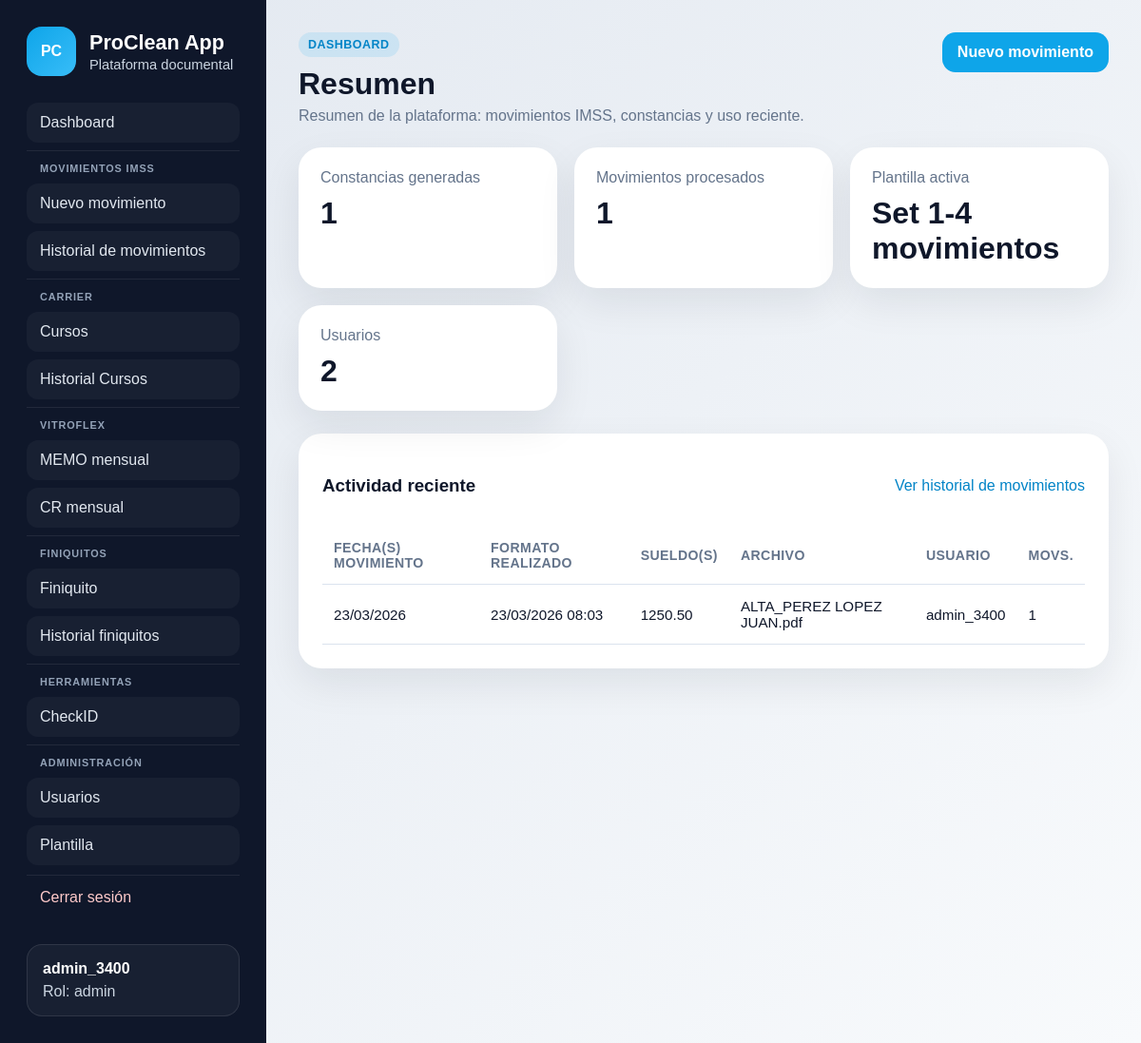
The app's page /dashboard (signed in) with its own data.
### tables this page shows
CREATE TABLE users (
                id INTEGER PRIMARY KEY AUTOINCREMENT,
                username TEXT NOT NULL UNIQUE,
                password_hash TEXT NOT NULL,
                role TEXT NOT NULL CHECK(role IN ('admin','usuario')),
                created_at TEXT NOT NULL
            );

CREATE TABLE format_history (
                id INTEGER PRIMARY KEY AUTOINCREMENT,
                user_id INTEGER NOT NULL,
                filename TEXT NOT NULL,
                pdf_path TEXT NOT NULL,
                folio TEXT NOT NULL,
                lote TEXT NOT NULL,
                movement_count INTEGER NOT NULL,
                payload_json TEXT NOT NULL,
                created_at TEXT NOT NULL,
                FOREIGN KEY(user_id) REFERENCES users(id)
            );

### app.py (the view)
    @app.route("/dashboard")
    @login_required
    @role_required("admin")
    def dashboard():
        stats = get_dashboard_stats()
        recent_history = [_history_row_to_template_dict(r) for r in list_history(limit=5)]
        return render_template("dashboard.html", stats=stats, recent_history=recent_history)

### app.py (called while the page is built)
def current_user():
    return getattr(g, "user", None)

def login_required(view):
    @wraps(view)
    def wrapped_view(**kwargs):
        if g.user is None:
            return redirect(url_for("login"))
        return view(**kwargs)
    return wrapped_view

def role_required(role: str):
    def decorator(view):
        @wraps(view)
        def wrapped_view(**kwargs):
            if g.user is None:
                return redirect(url_for("login"))
            if g.user["role"] != role:
                abort(403)
            return view(**kwargs)
        return wrapped_view
    return decorator

def get_user_by_id(user_id: int | None):
    if not user_id:
        return None
    conn = sqlite3.connect(DB_PATH)
    conn.row_factory = sqlite3.Row
    try:
        return conn.execute("SELECT * FROM users WHERE id = ?", (user_id,)).fetchone()
    finally:
        conn.close()

def _formato_realizado_display(created_at: str | None) -> str:
    if not created_at or not str(created_at).strip():
        return "—"
    s = str(created_at).strip()
    try:
        dt = datetime.strptime(s[:19], "%Y-%m-%d %H:%M:%S")
    except ValueError:
        try:
            dt = datetime.strptime(s[:16], "%Y-%m-%d %H:%M")
        except ValueError:
            return s
    return dt.strftime("%d/%m/%Y %H:%M")

def _history_row_to_template_dict(row: sqlite3.Row) -> dict:
    d = {k: row[k] for k in row.keys()}
    d["search_blob"] = _history_search_blob_from_row(row)
    d.update(_history_movement_display_fields(d.get("payload_json")))
    d["formato_realizado_display"] = _formato_realizado_display(d.get("created_at"))
    return d

def list_history(limit: int | None = None):
    conn = sqlite3.connect(DB_PATH)
    conn.row_factory = sqlite3.Row
    try:
        query = """
            SELECT h.*, u.username
            FROM format_history h
            JOIN users u ON u.id = h.user_id
            ORDER BY h.created_at DESC
        """
        if limit:
            query += f" LIMIT {int(limit)}"
        return conn.execute(query).fetchall()
    finally:
        conn.close()

### modules/carrier/blueprint.py (called while the page is built)
@carrier_curso_bp.app_context_processor
def _inject_forms_url():
    return {"carrier_forms_curso_url": FORMS_CURSO_URL}

### templates/dashboard.html
{% extends 'base.html' %}
{% block content %}
<section class="page-head">
  <div>
    <span class="eyebrow">Dashboard</span>
    <h2>Resumen</h2>
    <p>Resumen de la plataforma: movimientos IMSS, constancias y uso reciente.</p>
  </div>
  <a href="{{ url_for('nuevo_formato') }}" class="btn btn-primary">Nuevo movimiento</a>
</section>
<section class="stats-grid">
  <article class="stat-card">
    <span>Constancias generadas</span>
    <strong>{{ stats.formatos }}</strong>
  </article>
  <article class="stat-card">
    <span>Movimientos procesados</span>
    <strong>{{ stats.movimientos }}</strong>
  </article>
  <article class="stat-card">
    <span>Plantilla activa</span>
    <strong>{{ stats.plantilla }}</strong>
  </article>
  {% if stats.usuarios is not none %}
  <article class="stat-card">
    <span>Usuarios</span>
    <strong>{{ stats.usuarios }}</strong>
  </article>
  {% endif %}
</section>
<section class="panel">
  <div class="panel-head">
    <h3>Actividad reciente</h3>
    <a href="{{ url_for('historial') }}">Ver historial de movimientos</a>
  </div>
  {% if recent_history %}
  <div class="table-wrap">
    <table>
      <thead>
        <tr>
          <th>Fecha(s) movimiento</th>
          <th>Formato realizado</th>
          <th>Sueldo(s)</th>
          <th>Archivo</th>
          <th>Usuario</th>
          <th>Movs.</th>
        </tr>
      </thead>
      <tbody>
        {% for item in recent_history %}
        <tr>
          <td class="history-cell-wrap">{{ item.movement_dates_line }}</td>
          <td class="history-cell-wrap">{{ item.formato_realizado_display }}</td>
          <td class="history-cell-wrap">{{ item.salarios_line }}</td>
          <td>{{ item.filename }}</td>
          <td>{{ item.username }}</td>
          <td>{{ item.movement_count }}</td>
        </tr>
        {% endfor %}
      </tbody>
    </table>
  </div>
  {% else %}
  <p class="empty-state">Aún no hay constancias generadas.</p>
  {% endif %}
</section>
{% endblock %}

### templates/base.html (shortened to what this page needs)
<!doctype html>
<html lang="es">
<head>
  <link rel="stylesheet" href="{{ url_for('static', filename='style.css') }}">
</head>
<body>
  <div class="app-shell">
    {% if current_user %}
    <aside class="sidebar">
      <div class="brand">
        <div class="brand-mark">PC</div>
        <div>
          <h1>{{ app_name }}</h1>
          <p>Plataforma documental</p>
        </div>
      </div>
      <nav class="nav" aria-label="Principal">
        {% if current_user.role == 'admin' %}
        <a href="{{ url_for('dashboard') }}" class="nav-link">Dashboard</a>
        {% endif %}
        <div class="nav-group">
          <span class="nav-group-label">Movimientos IMSS</span>
          <a href="{{ url_for('nuevo_formato') }}" class="nav-link">Nuevo movimiento</a>
          <a href="{{ url_for('historial') }}" class="nav-link">Historial de movimientos</a>
        </div>
        <div class="nav-group">
          <span class="nav-group-label">Carrier</span>
          <a href="{{ url_for('carrier_curso.index') }}" class="nav-link">Cursos</a>
          <a href="{{ url_for('carrier_curso.historial_exportaciones') }}" class="nav-link">Historial Cursos</a>
        </div>
        <div class="nav-group">
          <span class="nav-group-label">Vitroflex</span>
          <a href="{{ url_for('vitroflex.memo_mensual') }}" class="nav-link">MEMO mensual</a>
          <a href="{{ url_for('vitroflex.cr_mensual') }}" class="nav-link">CR mensual</a>
        </div>
        <div class="nav-group">
          <span class="nav-group-label">Finiquitos</span>
          <a href="{{ url_for('finiquitos.pagina_finiquito') }}" class="nav-link">Finiquito</a>
          <a href="{{ url_for('finiquitos.pagina_historial') }}" class="nav-link">Historial finiquitos</a>
        </div>
        <div class="nav-group">
          <span class="nav-group-label">Herramientas</span>
          <a href="{{ url_for('checkid_consulta') }}" class="nav-link">CheckID</a>
        </div>
        {% if current_user.role == 'admin' %}
        <div class="nav-group">
          <span class="nav-group-label">Administración</span>
          <a href="{{ url_for('admin_usuarios') }}" class="nav-link">Usuarios</a>
          <a href="{{ url_for('admin_plantilla') }}" class="nav-link">Plantilla</a>
        </div>
        {% endif %}
        <a href="{{ url_for('logout') }}" class="nav-link danger nav-link-logout">Cerrar sesión</a>
      </nav>
      <div class="user-box">
        <strong>{{ current_user.username }}</strong>
        <span>Rol: {{ current_user.role }}</span>
      </div>
    </aside>
    {% endif %}
    <main class="main {% if not current_user %}main-auth{% endif %}">
      {% block content %}{% endblock %}
    </main>
  </div>
</body>
</html>

### static/style.css (style rules this page uses)
:root { --bg: #0f172a; --panel: #ffffff; --panel-soft: #f8fafc; --line: #dbe3ee; --text: #0f172a; --muted: #64748b; --primary: #0ea5e9; --primary-dark: #0284c7; --success: #dcfce7; --success-text: #166534; --error: #fee2e2; --error-text: #991b1b; --warning: #fff7ed; --shadow: 0 16px 40px rgba(15, 23, 42, 0.08); }
* { box-sizing: border-box; }
body { margin: 0; font-family: Arial, Helvetica, sans-serif; background: linear-gradient(135deg, #e2e8f0, #f8fafc); color: var(--text); }
a { color: var(--primary-dark); text-decoration: none; }
.app-shell { display: flex; min-height: 100vh; }
.sidebar { width: 280px; background: var(--bg); color: white; padding: 28px; display: flex; flex-direction: column; gap: 28px; }
.brand { display: flex; align-items: center; gap: 14px; }
.brand h1 { margin: 0; font-size: 1.35rem; }
.brand p { margin: 2px 0 0; color: #cbd5e1; font-size: .92rem; }
.brand-mark { width: 52px; height: 52px; border-radius: 16px; background: linear-gradient(135deg, var(--primary), #38bdf8); display: grid; place-items: center; font-weight: 700; }
.nav { display: grid; gap: 0; }
.nav-group { display: grid; gap: 8px; padding-top: 12px; margin-top: 8px; border-top: 1px solid rgba(255, 255, 255, 0.08); }
.nav-group-label { display: block; font-size: 0.68rem; font-weight: 700; text-transform: uppercase; letter-spacing: 0.08em; color: #94a3b8; padding: 0 14px 2px; }
.nav-link { color: #e2e8f0; padding: 12px 14px; border-radius: 12px; background: rgba(255,255,255,.04); }
.nav-link.danger { color: #fecaca; }
.nav-link-logout { margin-top: 10px; border-top: 1px solid rgba(255, 255, 255, 0.08); padding-top: 14px; border-radius: 0; background: transparent; padding-left: 14px; padding-right: 14px; }
.user-box { margin-top: auto; padding: 16px; border: 1px solid rgba(255,255,255,.1); border-radius: 16px; background: rgba(255,255,255,.04); }
.user-box strong, .user-box span { display: block; }
.user-box span { color: #cbd5e1; margin-top: 6px; }
.main { flex: 1; min-width: 0; padding: 34px; }
.hero-copy, .form-card, .panel, .stat-card { background: var(--panel); border: 1px solid rgba(255,255,255,.5); border-radius: 24px; box-shadow: var(--shadow); }
.eyebrow { display: inline-block; padding: 6px 10px; border-radius: 999px; background: rgba(14,165,233,.12); color: var(--primary-dark); font-size: .78rem; font-weight: 700; letter-spacing: .04em; text-transform: uppercase; }
.page-head { display: flex; justify-content: space-between; gap: 20px; align-items: start; margin-bottom: 24px; }
.page-head h2 { margin: 10px 0 6px; font-size: 2rem; }
.page-head p { margin: 0; color: var(--muted); }
.stats-grid { display: grid; grid-template-columns: repeat(auto-fit, minmax(200px, 1fr)); gap: 18px; margin-bottom: 24px; }
.stat-card { padding: 22px; }
.stat-card span { display: block; color: var(--muted); margin-bottom: 10px; }
.stat-card strong { font-size: 2rem; }
.panel, .form-card { padding: 24px; }
.panel-head { display: flex; justify-content: space-between; align-items: center; gap: 16px; margin-bottom: 14px; }
.btn { display: inline-flex; align-items: center; justify-content: center; padding: 12px 16px; border-radius: 14px; border: none; cursor: pointer; font-weight: 700; }
.btn-primary { background: var(--primary); color: white; }
.table-wrap { overflow-x: auto; -webkit-overflow-scrolling: touch; max-width: 100%; }
table { width: 100%; border-collapse: collapse; }
th, td { padding: 14px 12px; border-bottom: 1px solid var(--line); text-align: left; font-size: .95rem; }
th { color: var(--muted); font-size: .88rem; text-transform: uppercase; letter-spacing: .03em; }
.history-cell-wrap { max-width: 200px; word-break: break-word; }

### records on screen
users: username "admin_3400", role "admin"
format_history: movement_dates_line "23/03/2026", formato_realizado_display "23/03/2026 08:03", salarios_line "1250.50", filename "ALTA_PEREZ LOPEZ JUAN.pdf", username "admin_3400", movement_count "1"

### other values on screen
{{ app_name }} "ProClean App"
{{ stats.formatos }} "1"
{{ stats.movimientos }} "1"
{{ stats.plantilla }} "Set 1-4 movimientos"
{{ stats.usuarios }} "2"
